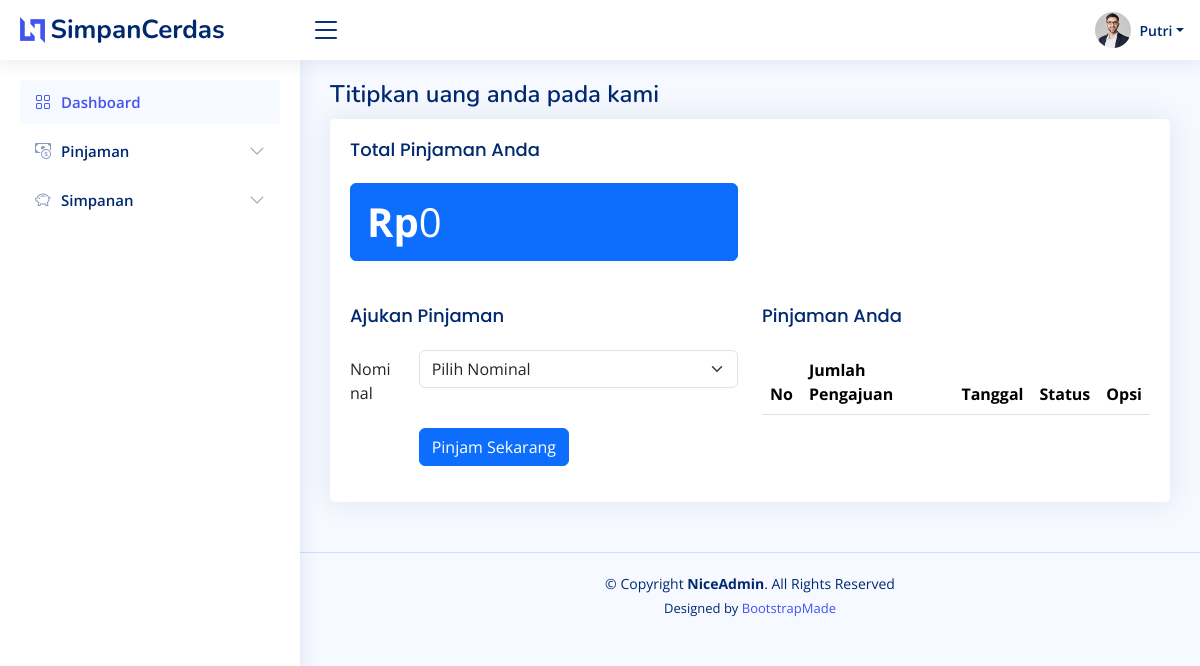
/public/pinjaman/pengajuan (signed in), run on an earlier commit of the app's database.
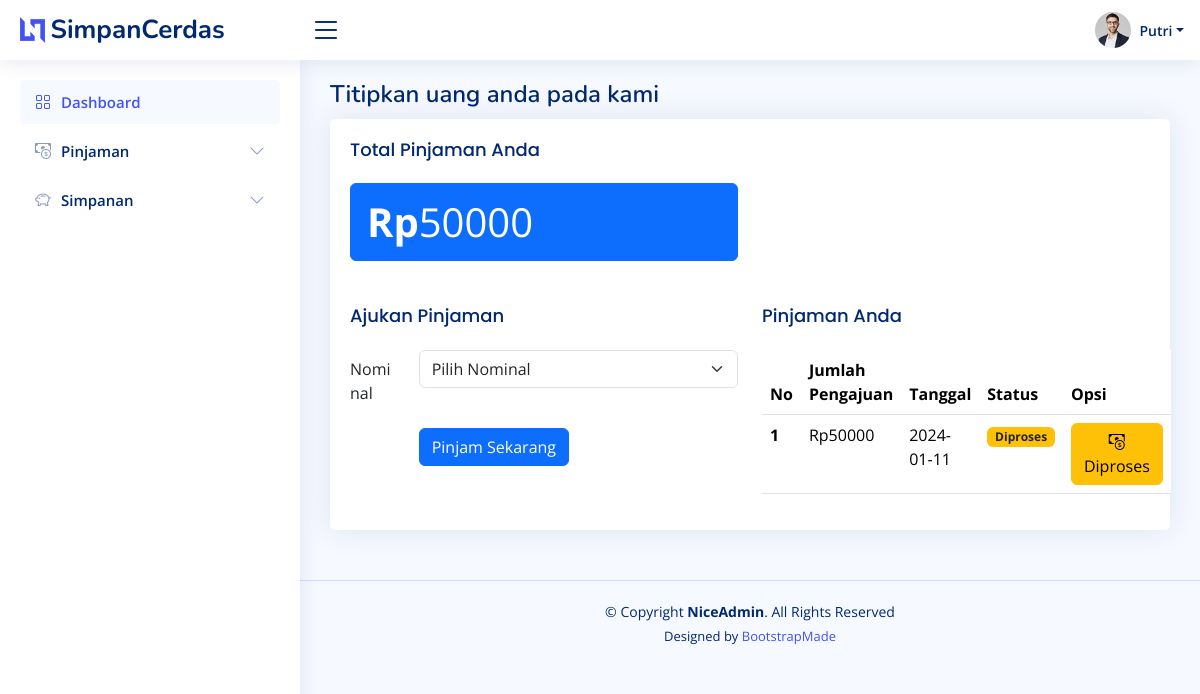
And on a later commit of the database.
### tables this page shows
CREATE TABLE `tbl_pinjaman` (
  `id_pinjaman` int(11) NOT NULL,
  `id_anggota` int(11) NOT NULL,
  `jml_pinjaman` int(11) NOT NULL,
  `tgl_pinjaman` date NOT NULL,
  `status_pinjaman` enum('Belum Lunas','Lunas','Diproses') NOT NULL
);

### app/core/Controller.php (called while the page is built, shortened)
<?php
class Controller {
    public function view($view, $data = [])
    {
        require_once '../app/views/' . $view . '.php';
    }
    public function model($model)
    {
        return new $model;
    }
}

### app/controllers/Pinjaman.php (called while the page is built, shortened)
<?php
class Pinjaman extends Controller {
    public function pengajuan()
    {
        $userId = $_SESSION['anggota'];
        $data['judul'] = 'Pengajuan';
        $data['nama'] = $this->model('User_model')->getUser($userId);
        $data['pinjaman'] = $this->model('Pinjaman_model')->getPinjaman($userId);
        $data['saldo'] = $this->model('Pinjaman_model')->getSaldo($userId);
        $this->view('templates/header', $data);
        $this->view('pinjaman/pengajuan', $data);
        $this->view('templates/footer');
    }
}

### app/core/App.php (called while the page is built, shortened)
<?php
class App {
    protected $method = 'index';
    protected $params = [];
    public function __construct()
    {
        $url = $this->parseURL();
        if( file_exists('../app/controllers/' . $url[0] . '.php') ) {
            unset($url[0]);
        }
        $this->controller = new $this->controller;
        if( isset($url[1]) ) {
            if( method_exists($this->controller, $url[1]) ) {
                $this->method = $url[1];
            }
        }
        call_user_func_array([$this->controller, $this->method], $this->params);
    }
    public function parseURL()
    {
        if( isset($_GET['url']) ) {
            $url = rtrim($_GET['url'], '/');
            $url = filter_var($url, FILTER_SANITIZE_URL);
            $url = explode('/', $url);
            return $url;
        }
    }
}

### public/index.php (called while the page is built, shortened)
<?php
$app = new App;

### app/core/Database.php (called while the page is built, shortened)
<?php
class Database {
    private $host = DB_HOST;
    private $user = DB_USER;
    private $pass = DB_PASS;
    private $db_name = DB_NAME;
    private $dbh;
    private $stmt;
    public function __construct()
    {
        $dsn = 'mysql:host=' . $this->host . ';dbname=' . $this->db_name;
        $option = [
            PDO::ATTR_PERSISTENT => true,
            PDO::ATTR_ERRMODE => PDO::ERRMODE_EXCEPTION
        ];
        try {
            $this->dbh = new PDO($dsn, $this->user, $this->pass, $option);
        } catch(PDOException $e) {
            die($e->getMessage());
        }
    }
    public function query($query)
    {
        $this->stmt = $this->dbh->prepare($query);
    }
    public function bind($param, $value, $type = null)
    {
        if( is_null($type) ) {
            switch( true ) {
                case is_int($value) :
                    $type = PDO::PARAM_INT;
                    break;
            }
        }
        $this->stmt->bindValue($param, $value, $type);
    }
    public function execute()
    {
        $this->stmt->execute();
    }
    public function resultSet()
    {
        $this->execute();
        return $this->stmt->fetchAll(PDO::FETCH_ASSOC);
    }
    public function single()
    {
        $this->execute();
        return $this->stmt->fetch(PDO::FETCH_ASSOC);
    }
}

### app/models/Pinjaman_model.php (called while the page is built, shortened)
<?php
class Pinjaman_model {
    private $table = 'tbl_pinjaman';
    private $db;
    public function __construct()
    {
        $this->db = new Database;
    }
    public function getPinjaman($id)
    {
        $this->db->query('SELECT * FROM ' . $this->table . ' WHERE id_anggota=:id');
        $this->db->bind('id', $id);
        return $this->db->resultSet();
    }
    public function getSaldo($id)
    {
        $this->db->query('SELECT SUM(jml_pinjaman) AS total_pinjaman FROM ' . $this->table . ' WHERE id_anggota=:id');
        $this->db->bind('id', $id);
        return $this->db->single();
    }
}

### app/views/pinjaman/pengajuan.php (the view, shortened to what this page needs)
<div class="pagetitle">
    <h1>Titipkan uang anda pada kami</h1>
</div>
<div class="card">
    <div class="card-body">
        <h5 class="card-title">Total Pinjaman Anda</h5>
        <div class="row">
            <div class="col-lg-6">
            <ul class="list-group">
                <li class="list-group-item active" aria-current="true" style="font-size:40px"><b>Rp</b><?php if (!isset($data['saldo']['total_pinjaman'])) { echo "0"; } else { echo $data['saldo']['total_pinjaman']; } ?></li>
            </ul>
            </div>
            <div class="col-lg-6"></div>
            <div class="col-lg-6 mt-4">
                <h5 class="card-title">Ajukan Pinjaman</h5>
                <form action="<?=BASEURL;?>/Pinjaman/pinjam" method="POST">
                    <div class="row mb-3">
                    <label class="col-sm-2 col-form-label">Nominal</label>
                    <div class="col-sm-10">
                        <select class="form-select" name="nominal" aria-label="Default select example">
                        <option value="0" selected="">Pilih Nominal</option>
                        </select>
                    </div>
                    </div>
                    <div class="row mb-3">
                    <label class="col-sm-2 col-form-label"></label>
                    <div class="col-sm-10">
                        <button type="submit" class="btn btn-primary">Pinjam Sekarang</button>
                    </div>
                    </div>
                </form>
            </div>
            <div class="col-lg-6 mt-4">
                <h5 class="card-title">Pinjaman Anda</h5>
                <table class="table">
    <thead>
        <tr>
            <th scope="col">No</th>
            <th scope="col">Jumlah Pengajuan</th>
            <th scope="col">Tanggal</th>
            <th scope="col">Status</th>
            <th scope="col">Opsi</th>
        </tr>
    </thead>
    <tbody>
        <?php foreach ($data['pinjaman'] as $index => $pinjaman) : ?>
            <tr>
                <th scope="row"><?= $index + 1; ?></th>
                <td>Rp<?= $pinjaman['jml_pinjaman']; ?></td>
                <td><?= $pinjaman['tgl_pinjaman']; ?></td>
                <td>
                    <span class="badge bg-warning text-dark"><?= $pinjaman['status_pinjaman']; ?></span>
                </td>
                <td>
                    <?php if ($pinjaman['status_pinjaman'] == 'Diproses') : ?>
                        <button type="button" class="btn btn-warning"><i class="bi bi-cash-coin"></i>Diproses</button>
                    <?php else : ?>
                        <button type="button" class="btn btn-success"><i class="bi bi-cash-stack"></i> Bayar</button>
                    <?php endif; ?>
                </td>
            </tr>
        <?php endforeach; ?>
    </tbody>
</table>
            </div>
        </div>
    </div>
</div>

### app/views/templates/header.php (shortened to what this page needs)
<!DOCTYPE html>
<html lang="en">
<head>
  <link href="<?= BASEURL;?>/assets/vendor/bootstrap/css/bootstrap.min.css" rel="stylesheet">
  <link href="<?= BASEURL;?>/assets/vendor/bootstrap-icons/bootstrap-icons.css" rel="stylesheet">
  <link href="<?= BASEURL;?>/assets/vendor/boxicons/css/boxicons.min.css" rel="stylesheet">
  <link href="<?= BASEURL;?>/assets/vendor/quill/quill.snow.css" rel="stylesheet">
  <link href="<?= BASEURL;?>/assets/vendor/quill/quill.bubble.css" rel="stylesheet">
  <link href="<?= BASEURL;?>/assets/vendor/remixicon/remixicon.css" rel="stylesheet">
  <link href="<?= BASEURL;?>/assets/vendor/simple-datatables/style.css" rel="stylesheet">
  <link href="<?= BASEURL;?>/assets/css/style.css" rel="stylesheet">
</head>
<body>
  <header id="header" class="header fixed-top d-flex align-items-center">
    <div class="d-flex align-items-center justify-content-between">
      <a href="index.html" class="logo d-flex align-items-center">
        <img src="<?= BASEURL;?>/assets/img/logo.png" alt="">
        <span class="d-none d-lg-block ml">SimpanCerdas</span>
      </a>
      <i class="bi bi-list toggle-sidebar-btn"></i>
    </div>
    <nav class="header-nav ms-auto">
      <ul class="d-flex align-items-center">
        <li class="nav-item dropdown">
        <li class="nav-item dropdown pe-3">
          <a class="nav-link nav-profile d-flex align-items-center pe-0" href="#" data-bs-toggle="dropdown">
            <img src="<?= BASEURL;?>/assets/img/profile-img.jpg" alt="Profile" class="rounded-circle">
            <span class="d-none d-md-block dropdown-toggle ps-2"><?= $data['nama']; ?></span>
          </a>
        </li>
      </ul>
    </nav>
  </header>
    <aside id="sidebar" class="sidebar">
      <ul class="sidebar-nav" id="sidebar-nav">
        <li class="nav-item">
          <a class="nav-link" href="<?= BASEURL;?>/dashboard">
            <i class="bi bi-grid"></i>
            <span>Dashboard</span>
          </a>
        </li>
          <li class="nav-item">
            <a
              class="nav-link collapsed"
              data-bs-target="#forms-nav"
              data-bs-toggle="collapse"
              href=""
            >
              <i class="bi bi-cash-coin"></i><span>Pinjaman</span
              ><i class="bi bi-chevron-down ms-auto"></i>
            </a>
          </li>
        <?php if(isset($_SESSION['role']) && $_SESSION['role'] == "anggota"): ?>
        <li class="nav-item">
          <a
            class="nav-link collapsed"
            data-bs-target="#simpan-nav"
            data-bs-toggle="collapse"
            href="#"
          >
            <i class="bi bi-piggy-bank"></i><span>Simpanan</span
            ><i class="bi bi-chevron-down ms-auto"></i>
          </a>
        </li>
        <?php endif; ?>
      </ul>
    </aside>
  <main id="main" class="main">

### app/views/templates/footer.php (shortened to what this page needs)
</main>
  <footer id="footer" class="footer">
    <div class="copyright">
      &copy; Copyright <strong><span>NiceAdmin</span></strong>. All Rights Reserved
    </div>
    <div class="credits">
      Designed by <a href="https://bootstrapmade.com/">BootstrapMade</a>
    </div>
  </footer>
</body>
</html>

### public/assets/css/style.css (style rules this page uses)
:root { scroll-behavior: smooth; }
body { font-family: "Open Sans", sans-serif; background: #f6f9ff; color: #444444; }
a { color: #4154f1; text-decoration: none; }
h1, h2, h3, h4, h5, h6 { font-family: "Nunito", sans-serif; }
#main { margin-top: 60px; padding: 20px 30px; transition: all 0.3s; }
.pagetitle { margin-bottom: 10px; }
.pagetitle h1 { font-size: 24px; margin-bottom: 0; font-weight: 600; color: #012970; }
.card { margin-bottom: 30px; border: none; border-radius: 5px; box-shadow: 0px 0 30px rgba(1, 41, 112, 0.1); }
.card-title { padding: 20px 0 15px 0; font-size: 18px; font-weight: 500; color: #012970; font-family: "Poppins", sans-serif; }
.card-body { padding: 0 20px 20px 20px; }
.logo { line-height: 1; }
@media (min-width: 1200px) { .logo { width: 280px; } }
.logo img { max-height: 26px; margin-right: 6px; }
.logo span { font-size: 26px; font-weight: 700; color: #012970; font-family: "Nunito", sans-serif; }
.header { transition: all 0.5s; z-index: 997; height: 60px; box-shadow: 0px 2px 20px rgba(1, 41, 112, 0.1); background-color: #fff; padding-left: 20px; }
.header .toggle-sidebar-btn { font-size: 32px; padding-left: 10px; cursor: pointer; color: #012970; }
.header-nav ul { list-style: none; }
.header-nav>ul { margin: 0; padding: 0; }
.header-nav .nav-profile { color: #012970; }
.header-nav .nav-profile img { max-height: 36px; }
.header-nav .nav-profile span { font-size: 14px; font-weight: 600; }
.sidebar { position: fixed; top: 60px; left: 0; bottom: 0; width: 300px; z-index: 996; transition: all 0.3s; padding: 20px; overflow-y: auto; scrollbar-width: thin; scrollbar-color: #aab7cf transparent; box-shadow: 0px 0px 20px rgba(1, 41, 112, 0.1); background-color: #fff; }
@media (min-width: 1200px) { #main, #footer { margin-left: 300px; } }
.sidebar-nav { padding: 0; margin: 0; list-style: none; }
.sidebar-nav li { padding: 0; margin: 0; list-style: none; }
.sidebar-nav .nav-item { margin-bottom: 5px; }
.sidebar-nav .nav-link { display: flex; align-items: center; font-size: 15px; font-weight: 600; color: #4154f1; transition: 0.3; background: #f6f9ff; padding: 10px 15px; border-radius: 4px; }
.sidebar-nav .nav-link i { font-size: 16px; margin-right: 10px; color: #4154f1; }
.sidebar-nav .nav-link.collapsed { color: #012970; background: #fff; }
.sidebar-nav .nav-link.collapsed i { color: #899bbd; }
.sidebar-nav .nav-link .bi-chevron-down { margin-right: 0; transition: transform 0.2s ease-in-out; }
.footer { padding: 20px 0; font-size: 14px; transition: all 0.3s; border-top: 1px solid #cddfff; }
.footer .copyright { text-align: center; color: #012970; }
.footer .credits { padding-top: 5px; text-align: center; font-size: 13px; color: #012970; }

What changed in the data, as far as the page shows it:
added tbl_pinjaman: jml_pinjaman "50000", tgl_pinjaman "2024-01-11", status_pinjaman "Diproses"
Also different on the page:
$data['saldo']['total_pinjaman']: (not shown) → "50000"
text no longer shown: "0"
